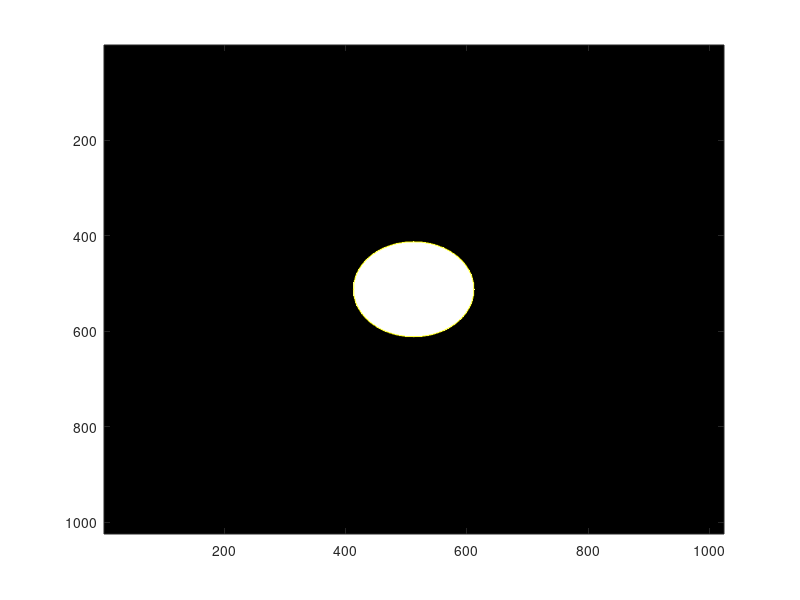

Write MATLAB code to recreate this figure. (Note: this script raises an error after producing the figure.)

%savePath=fullfile(pathname,[filename(1:end-5) 'mean.tif']);
%imwrite(uint8(255*temp),savePath);
s1=1024;s2=1024;
image=zeros(s1,s2);
blank=image;
xc=512;yc=512;r=100;
for i=1:s1
    for j=1:s2
        if((i-xc)^2+(j-yc)^2<=r*r)
           image(i,j)=1; 
        end
    end
end
B=bwboundaries(image);
B1=B{1};
figure;imagesc(image);colormap gray;hold on;
color1=[1,1,0];
plot(B1(:,1),B1(:,2),'LineStyle','-','color',color1,'linewidth',0.005);

x1=512;y1=512;x2=712;y2=512;
plot(v1,v2,'LineStyle','-','color',color1,'linewidth',0.005);

for i=2:size(B1,1)-1
   x0=B1(i,1);
   y0=B1(i,2);
   dist=distanceFromLine(x1,x2,y1,y2,x0,y0);
   
   pause(0.01);
   dist=distanceFromLine(x1,x2,y1,y2,B1(i-1,1),B1(i-1,2))*distanceFromLine(x1,x2,y1,y2,B1(i+1,1),B1(i+1,2));
   fprintf('x=%f y=%f and dist=%f\n',x0,y0,dist);
   if(dist<0)
        text(x0,y0,'a','color',[1,0,0]);
   end
end


